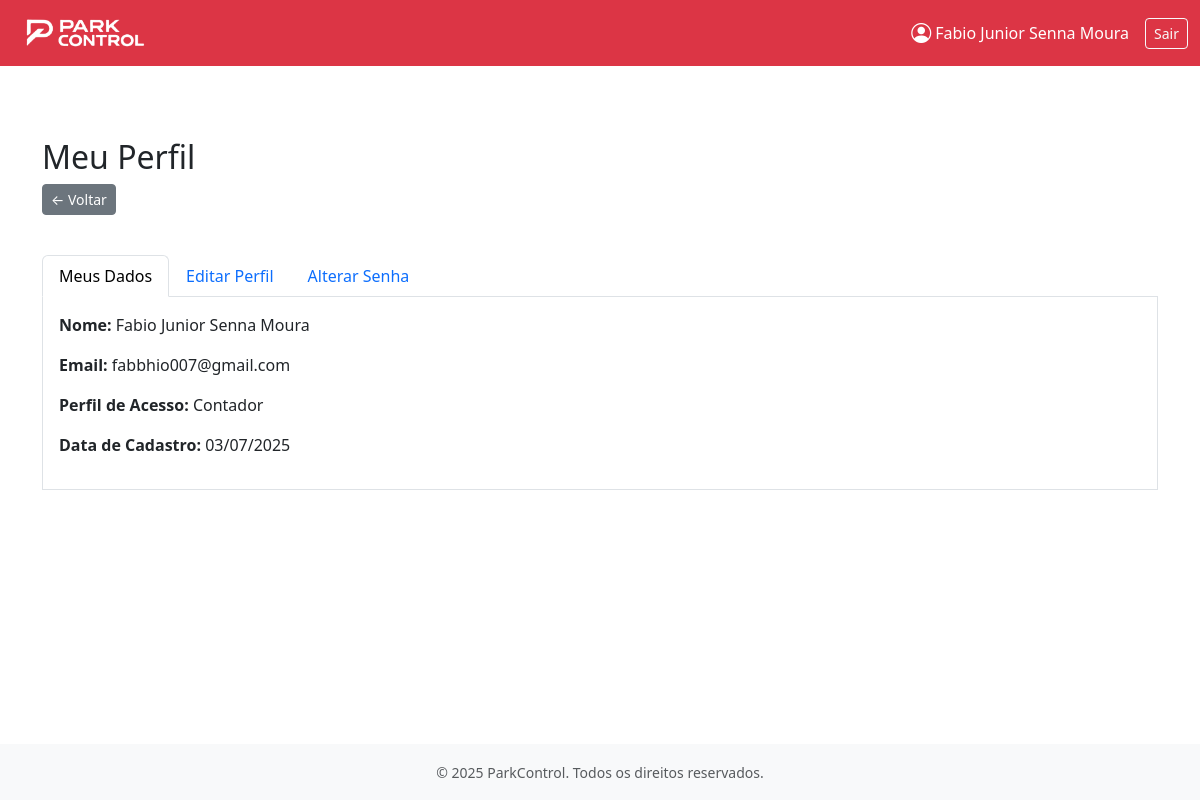
/meu_perfil/ (signed in), run on the app's committed database.
### apps/usuarios/models.py (models this page shows)
class Usuario(AbstractUser):
    perfil_acesso = models.CharField(max_length=20, choices=[
        ('Administrador', 'Administrador'),
        ('Frentista', 'Frentista'),
        ('Contador', 'Contador')
    ])
    historico = HistoricalRecords()  # Adiciona histórico de alterações

### apps/usuarios/views/views_perfil.py (the view)
# urls.py: path('meu_perfil/', views_perfil.perfil_usuario, name='perfil_usuario'),
@login_required(login_url='usuarios:login_parkcontrol')
def perfil_usuario(request):
    logger.info(f"Usuário {request.user.username} acessou a página de perfil.")
    return render(request, 'perfil/perfil_usuario.html')

### apps/usuarios/templates/perfil/perfil_usuario.html (shortened to what this page needs)
{% extends 'base.html' %}
{% load static %}
{% block content %}
<div class="container mt-5">
    <h2>Meu Perfil</h2>
    <a href="javascript:history.back()" class="btn btn-secondary btn-sm mb-3">
        ← Voltar
    </a>
    <ul class="nav nav-tabs mt-4" id="perfilTabs" role="tablist">
        <li class="nav-item" role="presentation">
            <button class="nav-link active" id="dados-tab" data-bs-toggle="tab" data-bs-target="#dados" type="button" role="tab">Meus Dados</button>
        </li>
        <li class="nav-item" role="presentation">
            <button class="nav-link" id="editar-tab" data-bs-toggle="tab" data-bs-target="#editar" type="button" role="tab">Editar Perfil</button>
        </li>
        <li class="nav-item" role="presentation">
            <button class="nav-link" id="senha-tab" data-bs-toggle="tab" data-bs-target="#senha" type="button" role="tab">Alterar Senha</button>
        </li>
    </ul>
    <div class="tab-content p-3 border border-top-0 bg-white" id="perfilTabsContent">
        <div class="tab-pane fade show active" id="dados" role="tabpanel">
            <p><strong>Nome:</strong> {{ request.user.first_name }}</p>
            <p><strong>Email:</strong> {{ request.user.email }}</p>
            <p><strong>Perfil de Acesso:</strong> {{ request.user.perfil_acesso }}</p>
            <p><strong>Data de Cadastro:</strong> {{ request.user.date_joined|date:"d/m/Y" }}</p>
        </div>
    </div>
</div>
{% endblock content %}

### base_templates/navbar.html (shortened to what this page needs)
{% load static %}
<nav class="navbar navbar-expand-lg navbar-dark bg-danger">
    <div class="container-fluid">
        <a class="navbar-brand d-flex align-items-center" href="{% url 'usuarios:home' %}">
            <img src="{% static 'images/logo-branca.png' %}" alt="Logo" class="me-2" style="height: 40px;">
        </a>
        <div class="collapse navbar-collapse" id="navbarContent">
            <div class="ms-auto d-flex align-items-center">
                {% if user.is_authenticated %}
                    <a href="{% url 'usuarios:perfil_usuario' %}" class="text-white text-decoration-none me-3 d-flex align-items-center">
                        <i class="bi bi-person-circle me-1 fs-5"></i>
                        {{ user.get_full_name|default:user.username }}
                    </a>
                    <a class="btn btn-outline-light btn-sm" href="{% url 'usuarios:logout_parkcontrol' %}">Sair</a>
                {% endif %}
            </div>
        </div>
    </div>
</nav>

### data on the page
Usuario: get_full_name "Fabio Junior Senna Moura", user.first_name "Fabio Junior Senna Moura", user.email "fabbhio007@gmail.com", user.perfil_acesso "Contador", user.date_joined "03/07/2025"
